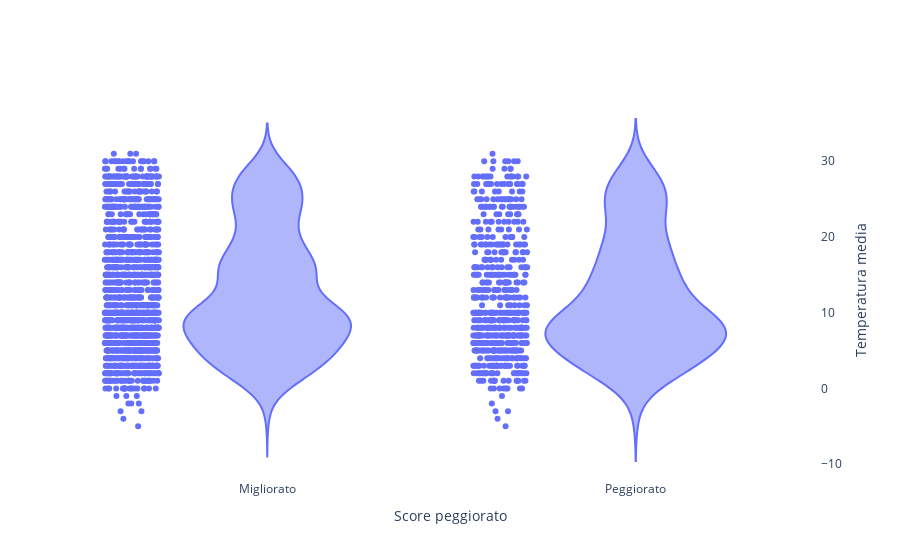

The notebook cell saved with this chart:
### Markdown cell above
Visualizzazione dei dati mediante utilizzo di violin plot e annesso scatter plot dei punteggi che sono migliorati o peggiorati in relazione alla temperatura media.
Si può notare come il numero di punteggi migliorati è distribuito più uniformemente rispetto al numero di punteggi peggiorati

### Code cell
import plotly.express as px
import plotly.graph_objects as go
fig = go.Figure();
fig.add_trace(go.Violin(x= dataset["peggiorato"],y= dataset["temperatura_media"]))
fig.update_traces(points="all")
fig.update_layout(go.Layout(plot_bgcolor='rgba(0,0,0,0)', violinmode='group',
                  xaxis_title="Score peggiorato", yaxis_title="Temperatura media",
                  xaxis= dict(tickmode= "array", tickvals =[True, False], ticktext = ["Peggiorato", "Migliorato"]), yaxis={"mirror" : True, 'side': 'right'}))
fig.show()

### Figure 1 — Plotly figure (JSON) as saved in the notebook; plotly's stock layout.template omitted (floating-point values rounded to 4 significant figures; data arrays with more than 128 entries replaced by an {"elided": "..."} marker saying what was removed)
{"data": [{"points": "all", "type": "violin", "x": {"elided": "2110 bool values"}, "y": {"elided": "2110 int values"}}], "layout": {"plot_bgcolor": "rgba(0,0,0,0)", "violinmode": "group", "xaxis": {"tickmode": "array", "ticktext": ["Peggiorato", "Migliorato"], "tickvals": [true, false], "title": {"text": "Score peggiorato"}}, "yaxis": {"mirror": true, "side": "right", "title": {"text": "Temperatura media"}}}}
